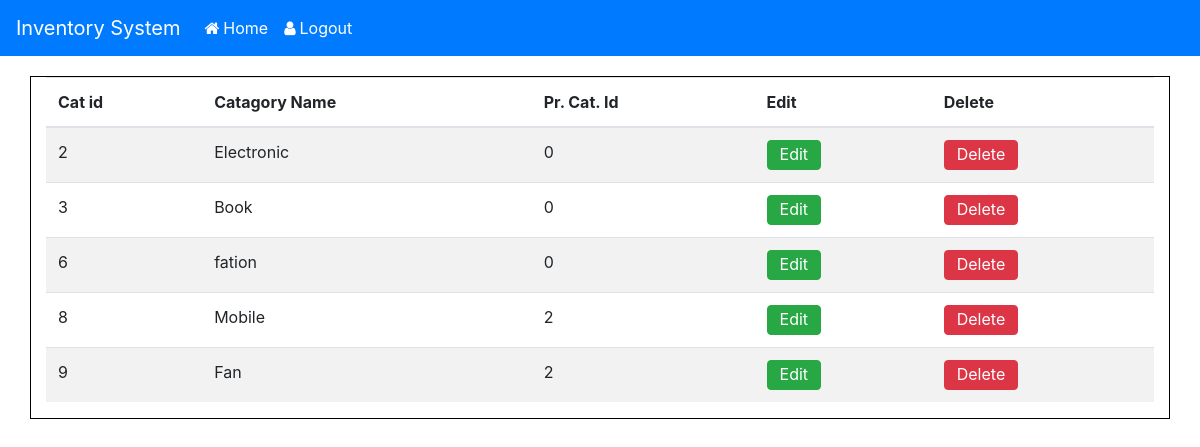
Page /cat_manage.php on the committed database.
### tables this page shows
CREATE TABLE `catagory` (
  `Cat_id` int(20) NOT NULL,
  `Parent_cat` int(20) NOT NULL,
  `Catagory` text NOT NULL,
  `status` text NOT NULL
);

### cat_manage.php (the view, shortened to what this page needs)
<!DOCTYPE html>
<html>
	<head><title>Inventory System</title>
		<link rel="stylesheet" href="https://maxcdn.bootstrapcdn.com/bootstrap/4.1.0/css/bootstrap.min.css">
		<link href="//maxcdn.bootstrapcdn.com/font-awesome/4.7.0/css/font-awesome.min.css" rel="stylesheet">
		<link rel="stylesheet" type="text/css" href="css/style.css">
	</head>
	<body>
		<?php include 'templet/header.php'; ?>
		<div class="container" style="border: 1px solid black; margin-top: 20px;">
			<table class="table table-striped">
				<thead>
					<tr>
						<th>Cat id</th>
						<th>Catagory Name </th>
						<th>Pr. Cat. Id</th>
						<th>Edit</th>
						<th>Delete</th>
					</tr>
				</thead>
				<tbody>
					<tr>
						<?php include 'database/db.php';
						$que = "SELECT * FROM `catagory`";
						$res = mysqli_query($con,$que);
						while($row =mysqli_fetch_array($res)){
						$ucatid = $row[0];
						$uppcat= $row[1];
						$upcatname = $row[2];
						 ?>
						<td><?php echo $ucatid; ?></td>
						<td><?php echo $upcatname; ?></td>
						<td><?php echo $uppcat; ?></td>
						<td>
							<a data-toggle="modal"  href="#Edit<?php echo  $ucatid;?>" class="btn btn-success" class="btn btn-success"style="height:30px; line-height:15px;">Edit
							</a>
						</td>
						<td>
							<a data-toggle="modal"  href="#Delete<?php echo  $ucatid;?>" class="btn btn-danger" class="btn btn-danger"style="height:30px; line-height:15px;">Delete
							</a>
						</td>
					</tr>
					<?php } ?>
				</tbody>
			</table>
		</div>
	</body>
</html>

### templet/header.php (shortened to what this page needs)
<nav class="navbar navbar-expand-lg navbar-dark bg-primary">
			<a class="navbar-brand" href="#">Inventory System</a>
			<div class="collapse navbar-collapse" id="navbarNav">
				<ul class="navbar-nav">
					<li class="nav-item active">
						<a class="nav-link" href="deshbord.php"><i class="fa fa-home">&nbsp;</i>Home <span class="sr-only">(current)</span></a>
					</li>
					<li class="nav-item active">
						<a class="nav-link" href="logout.php"><i class="fa fa-user">&nbsp;</i>Logout</a>
					</li>
				</ul>
			</div>
		</nav>

### rows in the picture
catagory: Cat_id "2", Catagory "Electronic", Parent_cat "0"
catagory: Cat_id "3", Catagory "Book", Parent_cat "0"
catagory: Cat_id "6", Catagory "fation", Parent_cat "0"
catagory: Cat_id "8", Catagory "Mobile", Parent_cat "2"
catagory: Cat_id "9", Catagory "Fan", Parent_cat "2"
